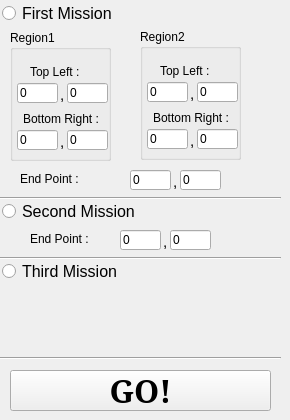
    <widget class="QWidget" name="tab">
     <attribute name="title">
      <string>Missions</string>
     </attribute>
     <widget class="QRadioButton" name="firstM_rButton">
      <property name="geometry">
       <rect>
        <x>2</x>
        <y>2</y>
        <width>131</width>
        <height>22</height>
       </rect>
      </property>
      <property name="font">
       <font>
        <pointsize>12</pointsize>
       </font>
      </property>
      <property name="text">
       <string>First Mission</string>
      </property>
     </widget>
     <widget class="QRadioButton" name="secondM_rButton">
      <property name="geometry">
       <rect>
        <x>2</x>
        <y>200</y>
        <width>151</width>
        <height>22</height>
       </rect>
      </property>
      <property name="font">
       <font>
        <pointsize>12</pointsize>
       </font>
      </property>
      <property name="text">
       <string>Second Mission</string>
      </property>
     </widget>
     <widget class="QRadioButton" name="thirsM_rButton">
      <property name="geometry">
       <rect>
        <x>2</x>
        <y>260</y>
        <width>141</width>
        <height>22</height>
       </rect>
      </property>
      <property name="font">
       <font>
        <pointsize>12</pointsize>
       </font>
      </property>
      <property name="text">
       <string>Third Mission</string>
      </property>
     </widget>
     <widget class="QLabel" name="fMend_label">
      <property name="geometry">
       <rect>
        <x>20</x>
        <y>170</y>
        <width>67</width>
        <height>17</height>
       </rect>
      </property>
      <property name="text">
       <string>End Point :</string>
      </property>
     </widget>
     <widget class="Line" name="line_9">
      <property name="geometry">
       <rect>
        <x>0</x>
        <y>190</y>
        <width>281</width>
        <height>16</height>
       </rect>
      </property>
      <property name="orientation">
       <enum>Qt::Horizontal</enum>
      </property>
     </widget>
     <widget class="QLineEdit" name="fMendY_lineEdit">
      <property name="geometry">
       <rect>
        <x>180</x>
        <y>170</y>
        <width>41</width>
        <height>20</height>
       </rect>
      </property>
      <property name="text">
       <string>0</string>
      </property>
     </widget>
     <widget class="QLabel" name="fMVirgoul_label">
      <property name="geometry">
       <rect>
        <x>173</x>
        <y>173</y>
        <width>21</width>
        <height>17</height>
       </rect>
      </property>
      <property name="font">
       <font>
        <pointsize>11</pointsize>
       </font>
      </property>
      <property name="text">
       <string>,</string>
      </property>
     </widget>
     <widget class="QLineEdit" name="fMendX_lineEdit">
      <property name="geometry">
       <rect>
        <x>130</x>
        <y>170</y>
        <width>41</width>
        <height>20</height>
       </rect>
      </property>
      <property name="text">
       <string>0</string>
      </property>
     </widget>
     <widget class="QLineEdit" name="sMendX_lineEdit">
      <property name="geometry">
       <rect>
        <x>120</x>
        <y>230</y>
        <width>41</width>
        <height>20</height>
       </rect>
      </property>
      <property name="text">
       <string>0</string>
      </property>
     </widget>
     <widget class="QLabel" name="sMend_label">
      <property name="geometry">
       <rect>
        <x>30</x>
        <y>230</y>
        <width>67</width>
        <height>17</height>
       </rect>
      </property>
      <property name="text">
       <string>End Point :</string>
      </property>
     </widget>
     <widget class="QLabel" name="fMVirgoul_label_2">
      <property name="geometry">
       <rect>
        <x>163</x>
        <y>233</y>
        <width>21</width>
        <height>17</height>
       </rect>
      </property>
      <property name="font">
       <font>
        <pointsize>11</pointsize>
       </font>
      </property>
      <property name="text">
       <string>,</string>
      </property>
     </widget>
     <widget class="QLineEdit" name="sMendY_lineEdit">
      <property name="geometry">
       <rect>
        <x>170</x>
        <y>230</y>
        <width>41</width>
        <height>20</height>
       </rect>
      </property>
      <property name="text">
       <string>0</string>
      </property>
     </widget>
     <widget class="Line" name="line_10">
      <property name="geometry">
       <rect>
        <x>0</x>
        <y>250</y>
        <width>281</width>
        <height>16</height>
       </rect>
      </property>
      <property name="orientation">
       <enum>Qt::Horizontal</enum>
      </property>
     </widget>
     <widget class="Line" name="line_11">
      <property name="geometry">
       <rect>
        <x>0</x>
        <y>350</y>
        <width>281</width>
        <height>16</height>
       </rect>
      </property>
      <property name="orientation">
       <enum>Qt::Horizontal</enum>
      </property>
     </widget>
     <widget class="QPushButton" name="go_button">
      <property name="geometry">
       <rect>
        <x>10</x>
        <y>370</y>
        <width>261</width>
        <height>41</height>
       </rect>
      </property>
      <property name="font">
       <font>
        <family>Serif</family>
        <pointsize>24</pointsize>
        <weight>75</weight>
        <bold>true</bold>
       </font>
      </property>
      <property name="text">
       <string>GO!</string>
      </property>
     </widget>
     <widget class="QGroupBox" name="region1_groupBox">
      <property name="geometry">
       <rect>
        <x>10</x>
        <y>30</y>
        <width>101</width>
        <height>131</height>
       </rect>
      </property>
      <property name="title">
       <string>Region1</string>
      </property>
      <widget class="QLabel" name="tl_label">
       <property name="geometry">
        <rect>
         <x>20</x>
         <y>33</y>
         <width>71</width>
         <height>17</height>
        </rect>
       </property>
       <property name="text">
        <string>Top Left :</string>
       </property>
      </widget>
      <widget class="QLineEdit" name="region1_brX_lineEdit">
       <property name="geometry">
        <rect>
         <x>7</x>
         <y>100</y>
         <width>41</width>
         <height>20</height>
        </rect>
       </property>
       <property name="text">
        <string>0</string>
       </property>
      </widget>
      <widget class="QLineEdit" name="region1_brY_lineEdit">
       <property name="geometry">
        <rect>
         <x>57</x>
         <y>100</y>
         <width>41</width>
         <height>20</height>
        </rect>
       </property>
       <property name="text">
        <string>0</string>
       </property>
      </widget>
      <widget class="QLabel" name="br_label">
       <property name="geometry">
        <rect>
         <x>13</x>
         <y>80</y>
         <width>91</width>
         <height>17</height>
        </rect>
       </property>
       <property name="text">
        <string>Bottom Right :</string>
       </property>
      </widget>
      <widget class="QLineEdit" name="region1_tlY_lineEdit">
       <property name="geometry">
        <rect>
         <x>57</x>
         <y>53</y>
         <width>41</width>
         <height>20</height>
        </rect>
       </property>
       <property name="text">
        <string>0</string>
       </property>
      </widget>
      <widget class="QLabel" name="tlVirgoul_label">
       <property name="geometry">
        <rect>
         <x>50</x>
         <y>56</y>
         <width>21</width>
         <height>17</height>
        </rect>
       </property>
       <property name="font">
        <font>
         <pointsize>11</pointsize>
        </font>
       </property>
       <property name="text">
        <string>,</string>
       </property>
      </widget>
      <widget class="QLabel" name="brVirgoul_label">
       <property name="geometry">
        <rect>
         <x>50</x>
         <y>103</y>
         <width>21</width>
         <height>17</height>
        </rect>
       </property>
       <property name="font">
        <font>
         <pointsize>11</pointsize>
        </font>
       </property>
       <property name="text">
        <string>,</string>
       </property>
      </widget>
      <widget class="QLineEdit" name="region1_tlX_lineEdit">
       <property name="geometry">
        <rect>
         <x>7</x>
         <y>53</y>
         <width>41</width>
         <height>20</height>
        </rect>
       </property>
       <property name="text">
        <string>0</string>
       </property>
      </widget>
     </widget>
     <widget class="QGroupBox" name="region2_groupBox">
      <property name="geometry">
       <rect>
        <x>140</x>
        <y>29</y>
        <width>101</width>
        <height>131</height>
       </rect>
      </property>
      <property name="title">
       <string>Region2</string>
      </property>
      <widget class="QLabel" name="tl_label_2">
       <property name="geometry">
        <rect>
         <x>20</x>
         <y>33</y>
         <width>71</width>
         <height>17</height>
        </rect>
       </property>
       <property name="text">
        <string>Top Left :</string>
       </property>
      </widget>
      <widget class="QLineEdit" name="region2_brX_lineEdit">
       <property name="geometry">
        <rect>
         <x>7</x>
         <y>100</y>
         <width>41</width>
         <height>20</height>
        </rect>
       </property>
       <property name="text">
        <string>0</string>
       </property>
      </widget>
      <widget class="QLineEdit" name="brY_lineEdit_2">
       <property name="geometry">
        <rect>
         <x>57</x>
         <y>100</y>
         <width>41</width>
         <height>20</height>
        </rect>
       </property>
       <property name="text">
        <string>0</string>
       </property>
      </widget>
      <widget class="QLabel" name="br_label_2">
       <property name="geometry">
        <rect>
         <x>13</x>
         <y>80</y>
         <width>91</width>
         <height>17</height>
        </rect>
       </property>
       <property name="text">
        <string>Bottom Right :</string>
       </property>
      </widget>
      <widget class="QLineEdit" name="region2_tlY_lineEdit">
       <property name="geometry">
        <rect>
         <x>57</x>
         <y>53</y>
         <width>41</width>
         <height>20</height>
        </rect>
       </property>
       <property name="text">
        <string>0</string>
       </property>
      </widget>
      <widget class="QLabel" name="tlVirgoul_label_2">
       <property name="geometry">
        <rect>
         <x>50</x>
         <y>56</y>
         <width>21</width>
         <height>17</height>
        </rect>
       </property>
       <property name="font">
        <font>
         <pointsize>11</pointsize>
        </font>
       </property>
       <property name="text">
        <string>,</string>
       </property>
      </widget>
      <widget class="QLabel" name="region2_brVirgoul_label">
       <property name="geometry">
        <rect>
         <x>50</x>
         <y>103</y>
         <width>21</width>
         <height>17</height>
        </rect>
       </property>
       <property name="font">
        <font>
         <pointsize>11</pointsize>
        </font>
       </property>
       <property name="text">
        <string>,</string>
       </property>
      </widget>
      <widget class="QLineEdit" name="region2_tlX_lineEdit">
       <property name="geometry">
        <rect>
         <x>7</x>
         <y>53</y>
         <width>41</width>
         <height>20</height>
        </rect>
       </property>
       <property name="text">
        <string>0</string>
       </property>
      </widget>
     </widget>
    </widget>
